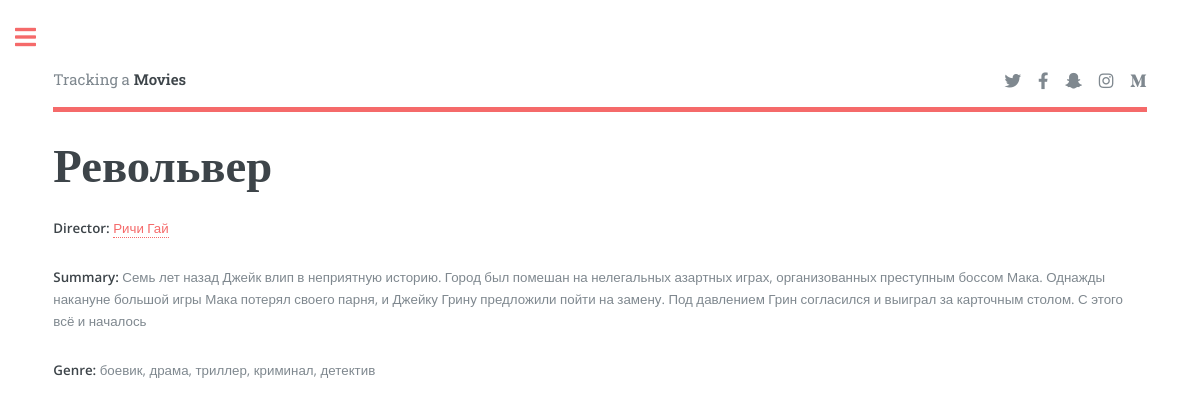
The app's page /movie/2/ with its own data.
### catalog/models.py (models this page shows, shortened)
class Film(models.Model):
    title = models.CharField(max_length=200)
    director = models.ForeignKey(Director, on_delete=models.SET_NULL, null=True)
    summary = models.TextField(max_length=1000, help_text="Enter a brief description of the film")
    year = models.CharField(max_length=4)
    genre = models.ManyToManyField(Genre)
    def display_genre_all(self):
        return ', '.join([genre.name for genre in self.genre.all()])

class Director(models.Model):
    first_name = models.CharField(max_length=100)
    last_name = models.CharField(max_length=100)
    bio = models.TextField(null=True)
    date_of_birth = models.DateField(null=True, blank=True)
    date_of_death = models.DateField('Died', null=True, blank=True)
    def get_absolute_url(self):
        return reverse('director-detail', args=[str(self.pk)])
    def __str__(self):
        return f'{self.last_name} {self.first_name}'

class Genre(models.Model):
    name = models.CharField(max_length=200)
    def __str__(self):
        return self.name

### catalog/views.py (the view, shortened to what this page needs)
# urls.py: path('movie/<int:pk>/', film_detail, name='film-detail'),
def film_detail(request, pk):
    data = {'status': {'name': 'status'},
            'tracked_status': {'name': 'tracked_status',
                               'tracked': 'tracked',
                               'untracked': 'untracked'},
            }
    film = Film.objects.get(pk=pk)
    film = Film.objects.get(pk=pk)
    form = FilmInstanceEdit()
    status = ""
    tracked_status = data['tracked_status']['untracked']
    try:
        status = FilmInstance.objects.filter(film=film).get(viewer=request.user.pk).get_status()
        tracked_status = data['tracked_status']['tracked']
    except ObjectDoesNotExist:
        print(ObjectDoesNotExist.args)
    context = {
        'filminstance_status': status,
        'film': film,
        'form': form,
        'tracked_status': tracked_status,
        'data': data,
    }
    return render(request, "catalog/film_detail.html", context)

### catalog/templates/catalog/film_detail.html (shortened to what this page needs)
{% extends "catalog/base.html" %}
{% block content %}
<br>
<div style="display:flex"><h1 style="display:inline">{{ film.title }}</h1>
</div>
<p><strong>Director:</strong> <a href="{{film.director.get_absolute_url}}">{{ film.director }}</a></p>
<p><strong>Summary:</strong> {{ film.summary }}</p>
<p><strong>Genre:</strong> {{ film.display_genre_all }}</p>
{% endblock %}

### catalog/static/catalog/assets/css/main.css (style rules this page uses)
html, body, div, span, applet, object, iframe, h1, h2, h3, h4, h5, h6, p, blockquote, pre, a, abbr, acronym, address, big, cite, code, del, dfn, em, img, ins, kbd, q, s, samp, small, strike, strong, sub, sup, tt, var, b, u, i, center, dl, dt, dd, ol, ul, li, fieldset, form, label, legend, table, caption, tbody, tfoot, thead, tr, th, td, article, aside, canvas, details, embed, figure, figcaption, footer, header, hgroup, menu, nav, output, ruby, section, summary, time, mark, audio, video { margin: 0; padding: 0; border: 0; font-size: 100%; font: inherit; vertical-align: baseline; }
body { line-height: 1; }
body { -webkit-text-size-adjust: none; }
body { -ms-overflow-style: scrollbar; }
html { box-sizing: border-box; }
*, *:before, *:after { box-sizing: inherit; }
body { background: #ffffff; }
body, input, select, textarea { color: #7f888f; font-family: "Open Sans", sans-serif; font-size: 13pt; font-weight: 400; line-height: 1.65; }
@media screen and (max-width: 1680px) { body, input, select, textarea { font-size: 11pt; } }
@media screen and (max-width: 1280px) { body, input, select, textarea { font-size: 10pt; } }
a { -moz-transition: color 0.2s ease-in-out, border-bottom-color 0.2s ease-in-out; -webkit-transition: color 0.2s ease-in-out, border-bottom-color 0.2s ease-in-out; -ms-transition: color 0.2s ease-in-out, border-bottom-color 0.2s ease-in-out; transition: color 0.2s ease-in-out, border-bottom-color 0.2s ease-in-out; border-bottom: dotted 1px; color: #f56a6a; text-decoration: none; }
strong, b { color: #3d4449; font-weight: 600; }
p { margin: 0 0 2em 0; }
h1, h2, h3, h4, h5, h6 { color: #3d4449; font-family: "Roboto Slab", serif; font-weight: 700; line-height: 1.5; margin: 0 0 1em 0; }
h1 { font-size: 4em; margin: 0 0 0.5em 0; line-height: 1.3; }
@media screen and (max-width: 1680px) { h1 { font-size: 3.5em; } }

### records on screen
Film: title "Револьвер", director "Ричи Гай", summary "Семь лет назад Джейк влип в неприятную историю. Город был помешан на нелегальных азартных играх, организованных преступным боссом Мака. Однажды накануне большой игры Мака потерял своего парня, и Джейку Грину предложили пойти на замену. Под давлением Грин согласился и выиграл за карточным столом. С этого всё и началось", display_genre_all "боевик, драма, триллер, криминал, детектив"
